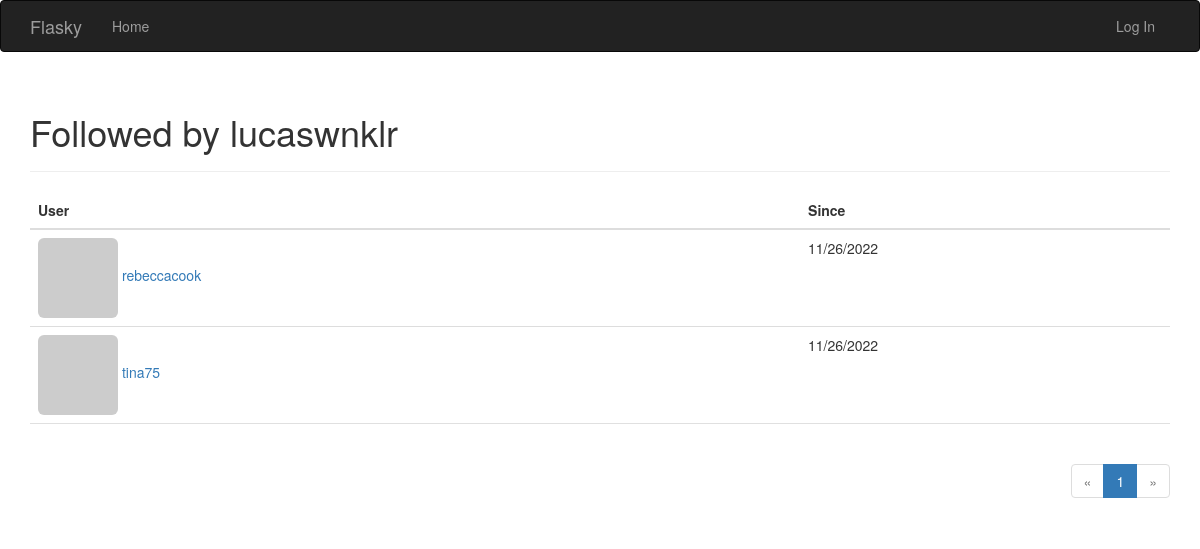
The page /followed_by/lucaswnklr on the database its author committed.
### app/models.py (models this page shows, shortened)
class User(UserMixin, db.Model):
    __tablename__ = 'users'
    id = db.Column(db.Integer, primary_key=True)
    email = db.Column(db.String(64), unique=True, index=True)
    username = db.Column(db.String(64), unique=True, index=True)
    role_id = db.Column(db.Integer, db.ForeignKey('roles.id'))
    password_hash = db.Column(db.String(128))
    confirmed = db.Column(db.Boolean, default=False)
    name = db.Column(db.String(64))
    location = db.Column(db.String(64))
    about_me = db.Column(db.Text())
    member_since = db.Column(db.DateTime(), default=datetime.utcnow)
    last_seen = db.Column(db.DateTime(), default=datetime.utcnow)
    avatar_hash = db.Column(db.String(32))
    posts = db.relationship('Post', backref='author', lazy='dynamic')
    followed = db.relationship('Follow', foreign_keys=[Follow.follower_id],
                               backref=db.backref('follower', lazy='joined'),
                               lazy='dynamic',
                               cascade='all, delete-orphan')
    followers = db.relationship('Follow', foreign_keys=[Follow.followed_id],
                                backref=db.backref('followed', lazy='joined'),
                                lazy='dynamic',
                                cascade='all, delete-orphan')
    comments = db.relationship('Comment', backref='author', lazy='dynamic')
    @property
    def password(self):
        raise AttributeError('password is not a readable attribute')
    def gravatar(self, size=100, default='identicon', rating='g'):
        url = 'https://secure.gravatar.com/avatar'
        hash = self.avatar_hash or self.gravatar_hash()
        return '{url}/{hash}?s={size}&d={default}&r={rating}'.format(
            url=url, hash=hash, size=size, default=default, rating=rating)

class Follow(db.Model):
    __tablename__ = 'follows'
    follower_id = db.Column(db.Integer, db.ForeignKey('users.id'), primary_key=True)
    followed_id = db.Column(db.Integer, db.ForeignKey('users.id'), primary_key=True)
    timestamp = db.Column(db.DateTime, default=datetime.utcnow)

### app/main/views.py (the view)
@main.route('/followed_by/<username>')
def followed_by(username):
    user = User.query.filter_by(username=username).first()
    if user is None:
        flash('Invalid user.')
        return redirect(url_for('.index'))
    page = request.args.get('page', 1, type=int)
    pagination = user.followed.paginate(page=page, per_page=current_app.config['FLASKY_FOLLOWERS_PER_PAGE'],
                                        error_out=False)
    follows = [{'user': item.followed, 'timestamp': item.timestamp} for item in pagination.items]
    return render_template('followers.html', user=user, title='Followed by',
                           endpoint='.followed_by', pagination=pagination, follows=follows)

### app/auth/views.py (called while the page is built)
@auth.before_app_request
def before_request():
    if current_user.is_authenticated:
        current_user.ping()
        if not current_user.confirmed \
                and request.endpoint \
                and request.blueprint != 'auth' \
                and request.endpoint != 'static':
            return redirect(url_for('auth.unconfirmed'))

### app/main/__init__.py (called while the page is built)
@main.app_context_processor
def inject_permissions():
    return dict(Permission=Permission)

### app/models.py (called while the page is built)
    def can(self, permissions):
        return False

### app/templates/followers.html (shortened to what this page needs)
{% extends 'base.html' %}
{% import '_macros.html' as macros %}
{% block page_content %}
<div class="page-header">
    <h1>{{ title }} {{ user.username }}</h1>
</div>
<table class="table table-hover followers">
    <thead><tr><th>User</th><th>Since</th></tr></thead>
    {% for follow in follows %}
    {% if follow.user != user %}
    <tr>
        <td>
            <a href="{{ url_for('.user', username = follow.user.username) }}">
                <img class="img-rounded" src="{{ follow.user.gravatar(size=32) }}">
                {{ follow.user.username }}
            </a>
        </td>
        <td>{{ moment(follow.timestamp).format('L') }}</td>
    </tr>
    {% endif %}
    {% endfor %}
</table>
<div class="pagination">
    {{ macros.pagination_widget(pagination, endpoint, username = user.username) }}
</div>
{% endblock %}

### app/static/styles.css (style rules this page uses)
div.pagination { width: 100%; text-align: right; padding: 0px; margin: 0px; }
.table.followers tr { border-bottom: 1px solid #e0e0e0; }

### rows shown on the page
User: username "lucaswnklr"
User: user.username "rebeccacook"
Follow: timestamp "11/26/2022"
User: user.username "tina75"
Follow: timestamp "11/26/2022"

### other values the page prints
{{ title }} "Followed by"
{{ p }} "1"
